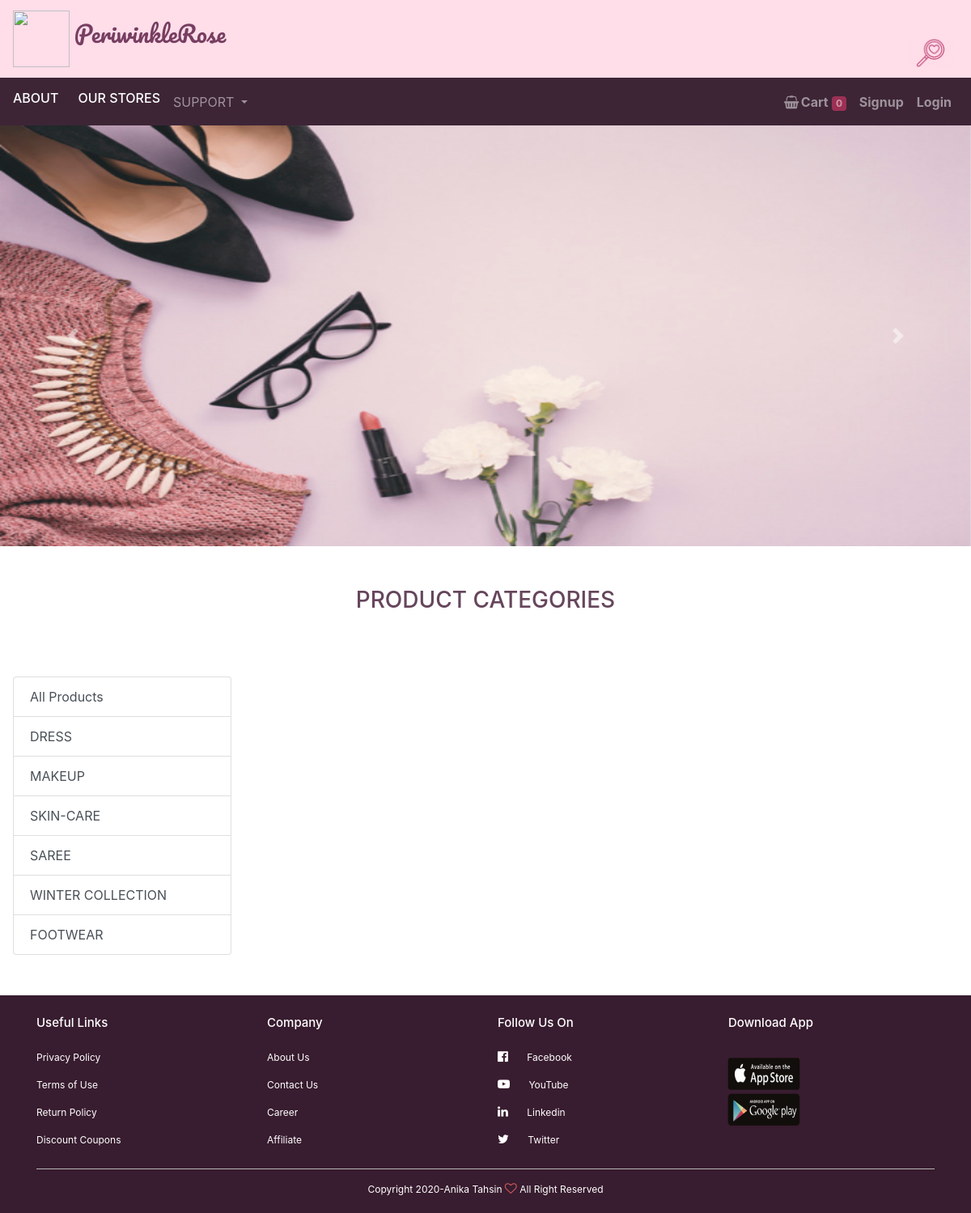
The app's page /?category=4 with its own data.
### store/models/slider.py (models this page shows)
class Slider(models.Model):
    sliderImage = models.ImageField(upload_to='slider/')
    @staticmethod
    def get_all_sliders():
        return Slider.objects.all()

### store/models/category.py (models this page shows, shortened)
class Category(models.Model):
    name = models.CharField(max_length=20)
    @staticmethod
    def get_all_categories():
        return Category.objects.all()

### store/views/home.py (the view, shortened to what this page needs)
# urls.py: path('',  Index.as_view(), name='homepage'),
class Index(View):
    def get(self, request):
        slide = Slider.get_all_sliders()
        prod = None
        cat = Category.get_all_categories()
        categoryID = request.GET.get('category')
        if categoryID:
            prod = Product.get_all_products_by_categoryid(categoryID)
        else:
            prod = Product.get_all_products()
        data = {}
        data['sliders'] = slide
        data['products'] = prod
        data['categories'] = cat
        print('you are :',request.session.get('email'))
        return render(request, 'index.html' , data)

### store/models/products.py (called while the page is built)
    @staticmethod
    def get_all_products_by_categoryid(category_id):
        if category_id:
            return Product.objects.filter(category = category_id)
        else:
            return Product.get_all_products()

### store/templates/index.html (shortened to what this page needs)
{% extends 'base.html' %}
{% load static %}
{% block content %}
{% load cart %}
{% load custom_filter %}
<div class="mt-0.5">
    <div id="carouselExampleControls" class="carousel slide mx-auto" data-ride="carousel">
        <div class="carousel-inner">
            {% for slider in sliders %}
            <div class="carousel-item {% if forloop.first %} active {% endif %}">
                <img class="d-block  w-100" style="height: 520px;" src="{{slider.sliderImage.url}}" alt="">
            </div>
            {% endfor %}
        </div>
        <a class="carousel-control-prev" href="#carouselExampleControls" role="button" data-slide="prev">
            <span class="carousel-control-prev-icon" aria-hidden="true"></span>
        </a>
        <a class="carousel-control-next" href="#carouselExampleControls" role="button" data-slide="next">
            <span class="carousel-control-next-icon" aria-hidden="true"></span>
        </a>
    </div>
</div>
<div class="container con">
    <div class="lines">
        <div class="circle"><h3>PRODUCT CATEGORIES</h3></div>
    </div>
</div>
<div class="m-3 mt-3">
    <div class="row">
        <div class="col-lg-3 mx-auto">
            <div class="list-group">
                <a href="/" class="list-group-item list-group-item-action">
                    All Products
                </a>
                {% for category in categories %}
                <a href="/?category={{category.id}}" class="list-group-item list-group-item-action">
                    {{category.name}}
                </a>
                {% endfor %}
            </div>
        </div>
        <div id="products" class="col-lg-9 mx-auto">
        </div>
    </div>
</div>
{% endblock %}

### store/static/css/main.css (style rules this page uses)
* { margin: 0; padding: 0; }
.con { padding: 50px; }
.lines { width: 100%; height: 45px; text-align: center; position: relative; color:rgb(102, 70, 92); }
#bg { background-image: url(../img/pp4.jpg); background-repeat: no-repeat; background-size: 1800px 900px; background-position: top; background-attachment: fixed; }

### records on screen
Slider: sliderImage (picture)
Category: name "DRESS"
Category: name "MAKEUP"
Category: name "SKIN-CARE"
Category: name "SAREE"
Category: name "WINTER COLLECTION"
Category: name "FOOTWEAR"

### other values on screen
{{ request.session.cart.keys|length }} "0"
